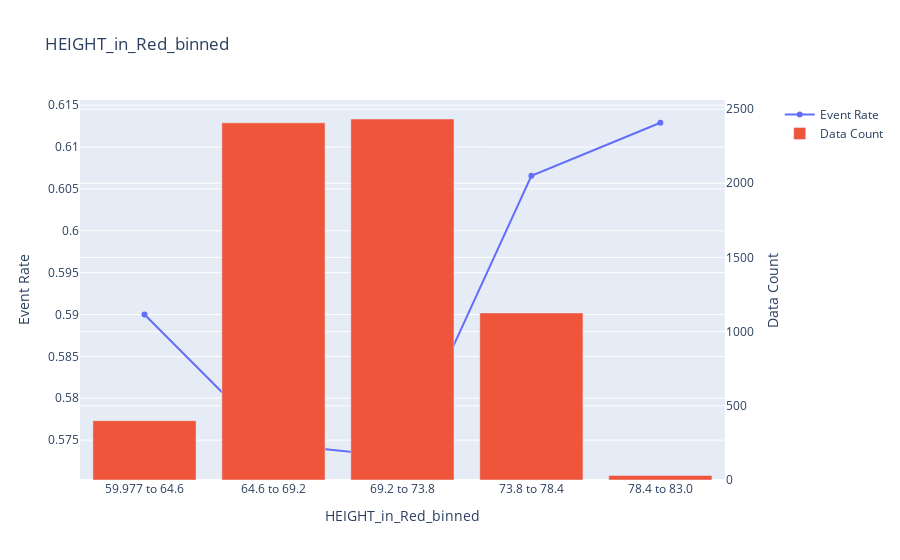
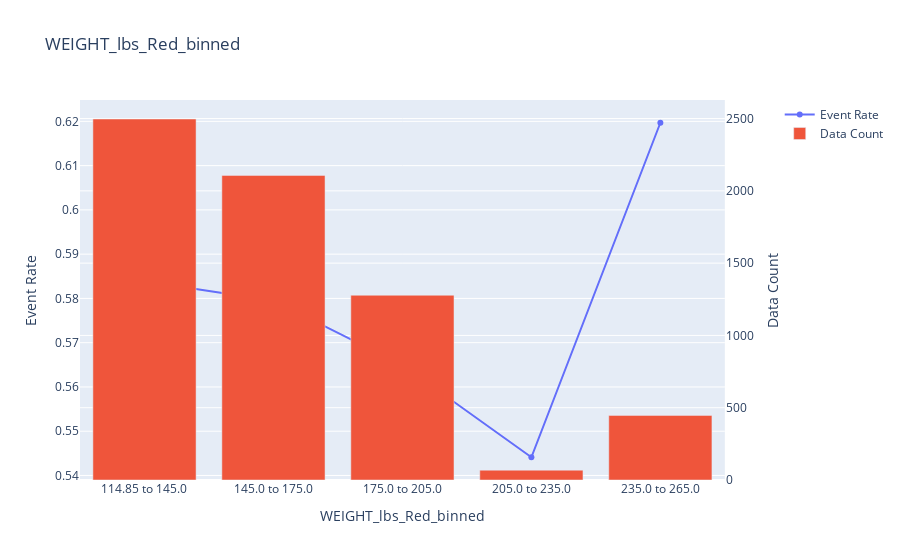
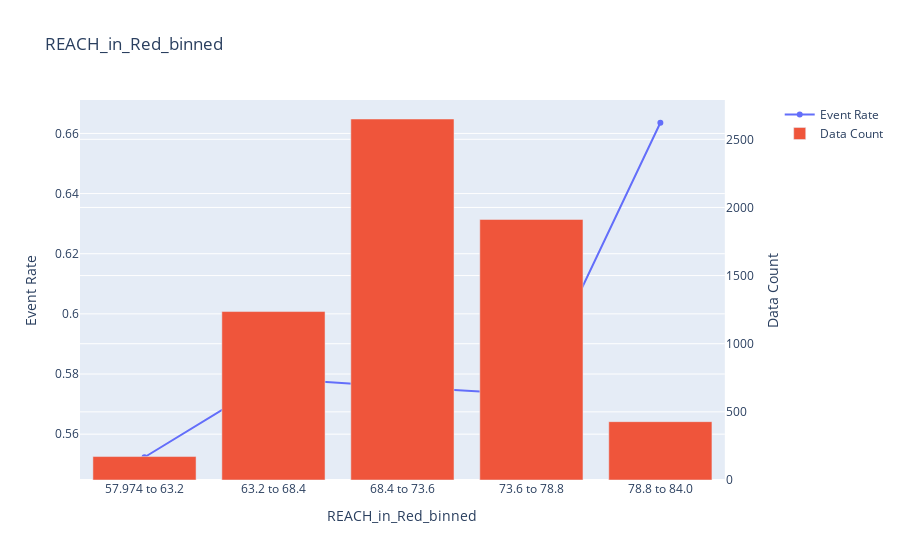
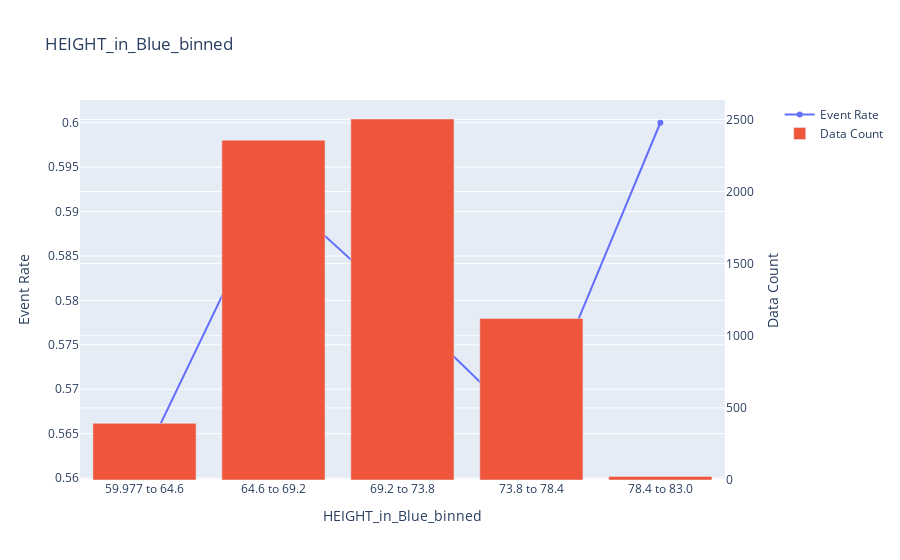

Write notebook code for charts like these, in order.
### Code cell
numeric_features = df.dtypes[df.dtypes == 'float64'][1:].index

for col in numeric_features:
    # print(col)
    event_rate(df, col, 'Red_Victory', bins=5)[1].show()

### Figure 1 — Plotly figure (JSON) as saved in the notebook; plotly's stock layout.template omitted (floating-point values rounded to 4 significant figures)
{"data": [{"mode": "lines+markers", "name": "Event Rate", "type": "scatter", "x": ["59.977 to 64.6", "64.6 to 69.2", "69.2 to 73.8", "73.8 to 78.4", "78.4 to 83.0"], "xaxis": "x", "y": [0.59, 0.5746, 0.573, 0.6066, 0.6129], "yaxis": "y"}, {"name": "Data Count", "type": "bar", "x": ["59.977 to 64.6", "64.6 to 69.2", "69.2 to 73.8", "73.8 to 78.4", "78.4 to 83.0"], "xaxis": "x", "y": [400, 2407, 2433, 1126, 31], "yaxis": "y2"}], "layout": {"title": {"text": "HEIGHT_in_Red_binned"}, "xaxis": {"anchor": "y", "domain": [0, 0.94], "title": {"text": "HEIGHT_in_Red_binned"}}, "yaxis": {"anchor": "x", "domain": [0, 1], "title": {"text": "Event Rate"}}, "yaxis2": {"anchor": "x", "overlaying": "y", "side": "right", "title": {"text": "Data Count"}}}}

### Figure 2 — Plotly figure (JSON) as saved in the notebook; plotly's stock layout.template omitted (floating-point values rounded to 4 significant figures)
{"data": [{"mode": "lines+markers", "name": "Event Rate", "type": "scatter", "x": ["114.85 to 145.0", "145.0 to 175.0", "175.0 to 205.0", "205.0 to 235.0", "235.0 to 265.0"], "xaxis": "x", "y": [0.5839, 0.5795, 0.5649, 0.5441, 0.6197], "yaxis": "y"}, {"name": "Data Count", "type": "bar", "x": ["114.85 to 145.0", "145.0 to 175.0", "175.0 to 205.0", "205.0 to 235.0", "235.0 to 265.0"], "xaxis": "x", "y": [2497, 2107, 1278, 68, 447], "yaxis": "y2"}], "layout": {"title": {"text": "WEIGHT_lbs_Red_binned"}, "xaxis": {"anchor": "y", "domain": [0, 0.94], "title": {"text": "WEIGHT_lbs_Red_binned"}}, "yaxis": {"anchor": "x", "domain": [0, 1], "title": {"text": "Event Rate"}}, "yaxis2": {"anchor": "x", "overlaying": "y", "side": "right", "title": {"text": "Data Count"}}}}

### Figure 3 — Plotly figure (JSON) as saved in the notebook; plotly's stock layout.template omitted (floating-point values rounded to 4 significant figures)
{"data": [{"mode": "lines+markers", "name": "Event Rate", "type": "scatter", "x": ["57.974 to 63.2", "63.2 to 68.4", "68.4 to 73.6", "73.6 to 78.8", "78.8 to 84.0"], "xaxis": "x", "y": [0.5523, 0.5785, 0.5757, 0.5732, 0.6636], "yaxis": "y"}, {"name": "Data Count", "type": "bar", "x": ["57.974 to 63.2", "63.2 to 68.4", "68.4 to 73.6", "73.6 to 78.8", "78.8 to 84.0"], "xaxis": "x", "y": [172, 1236, 2649, 1912, 428], "yaxis": "y2"}], "layout": {"title": {"text": "REACH_in_Red_binned"}, "xaxis": {"anchor": "y", "domain": [0, 0.94], "title": {"text": "REACH_in_Red_binned"}}, "yaxis": {"anchor": "x", "domain": [0, 1], "title": {"text": "Event Rate"}}, "yaxis2": {"anchor": "x", "overlaying": "y", "side": "right", "title": {"text": "Data Count"}}}}

### Figure 4 — Plotly figure (JSON) as saved in the notebook; plotly's stock layout.template omitted (floating-point values rounded to 4 significant figures)
{"data": [{"mode": "lines+markers", "name": "Event Rate", "type": "scatter", "x": ["59.977 to 64.6", "64.6 to 69.2", "69.2 to 73.8", "73.8 to 78.4", "78.4 to 83.0"], "xaxis": "x", "y": [0.5623, 0.5925, 0.5793, 0.5652, 0.6], "yaxis": "y"}, {"name": "Data Count", "type": "bar", "x": ["59.977 to 64.6", "64.6 to 69.2", "69.2 to 73.8", "73.8 to 78.4", "78.4 to 83.0"], "xaxis": "x", "y": [393, 2356, 2503, 1120, 25], "yaxis": "y2"}], "layout": {"title": {"text": "HEIGHT_in_Blue_binned"}, "xaxis": {"anchor": "y", "domain": [0, 0.94], "title": {"text": "HEIGHT_in_Blue_binned"}}, "yaxis": {"anchor": "x", "domain": [0, 1], "title": {"text": "Event Rate"}}, "yaxis2": {"anchor": "x", "overlaying": "y", "side": "right", "title": {"text": "Data Count"}}}}
